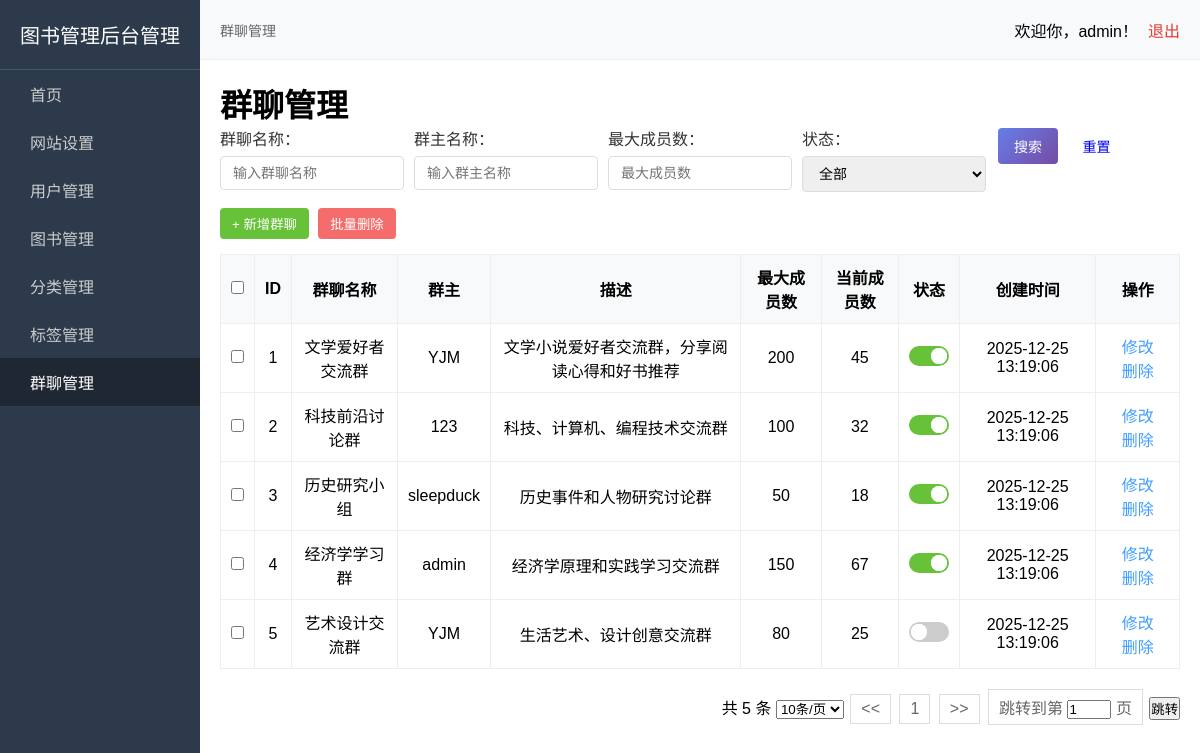
/php/group_manage.php (signed in), run on the app's committed database.
### tables this page shows
CREATE TABLE IF NOT EXISTS `chat_groups` (
  `id` INT(11) NOT NULL AUTO_INCREMENT COMMENT '群聊ID，自增主键',
  `group_name` VARCHAR(100) NOT NULL COMMENT '群聊名称',
  `group_owner_id` INT(11) NOT NULL COMMENT '群主ID',
  `description` TEXT COMMENT '群聊描述',
  `max_members` INT(11) DEFAULT 200 COMMENT '最大成员数',
  `current_members` INT(11) DEFAULT 0 COMMENT '当前成员数',
  `status` TINYINT(1) DEFAULT 1 COMMENT '状态（1正常，0关闭）',
  `create_time` DATETIME DEFAULT CURRENT_TIMESTAMP COMMENT '创建时间',
  `update_time` DATETIME DEFAULT CURRENT_TIMESTAMP ON UPDATE CURRENT_TIMESTAMP COMMENT '更新时间',
  PRIMARY KEY (`id`),
  KEY `group_owner_index` (`group_owner_id`),
  CONSTRAINT `fk_chat_groups_owner` FOREIGN KEY (`group_owner_id`) REFERENCES `users` (`id`) ON DELETE CASCADE
);

CREATE TABLE IF NOT EXISTS `users` (
  `id` INT(11) NOT NULL AUTO_INCREMENT COMMENT '用户ID，自增主键',
  `username` VARCHAR(50) NOT NULL COMMENT '用户账号，唯一',
  `password` VARCHAR(50) NOT NULL COMMENT '用户密码（明文）',
  `phone` VARCHAR(20) DEFAULT NULL COMMENT '手机号',
  `email` VARCHAR(50) DEFAULT NULL COMMENT '邮箱',
  `status` TINYINT(1) DEFAULT 1 COMMENT '用户状态（1启用，0禁用）',
  `avatar` VARCHAR(255) DEFAULT NULL COMMENT '头像地址',
  `gender` TINYINT(1) DEFAULT 0 COMMENT '性别（0未知，1男，2女）',
  `intro` VARCHAR(255) DEFAULT NULL COMMENT '个人简介',
  `role` VARCHAR(20) DEFAULT '员工' COMMENT '角色（admin为管理员，员工为员工，用户为普通用户）',
  `create_time` DATETIME DEFAULT CURRENT_TIMESTAMP COMMENT '创建时间',
  PRIMARY KEY (`id`),
  UNIQUE KEY `username_unique` (`username`),
  KEY `phone_index` (`phone`),
  KEY `email_index` (`email`)
);

### php/group_manage.php (the view, shortened to what this page needs)
<?php
$pdo = getPDOConnection();
$page = isset($_GET['page']) ? max(1, intval($_GET['page'])) : 1;
$per_page = isset($_GET['per_page']) ? intval($_GET['per_page']) : 10;
$offset = ($page - 1) * $per_page;
$max_members_filter = isset($_GET['max_members']) ? $_GET['max_members'] : '';
$owner_name_filter = isset($_GET['owner_name']) ? trim($_GET['owner_name']) : '';
$group_name_filter = isset($_GET['group_name']) ? trim($_GET['group_name']) : '';
$sql = "SELECT cg.*, u.username as owner_name
        FROM chat_groups cg
        LEFT JOIN users u ON cg.group_owner_id = u.id WHERE 1=1";
$count_sql = "SELECT COUNT(*) FROM chat_groups cg
              LEFT JOIN users u ON cg.group_owner_id = u.id WHERE 1=1";
$params = [];
$stmt = $pdo->prepare($count_sql);
$stmt->execute($params);
$total_count = $stmt->fetchColumn();
$sql .= " LIMIT $per_page OFFSET $offset";
$stmt = $pdo->prepare($sql);
$stmt->execute($params);
$groups = $stmt->fetchAll();
$total_pages = ceil($total_count / $per_page);
function getPageUrl($page_num) {
    $params = $_GET;
    $params['page'] = $page_num;
    return 'group_manage.php?' . http_build_query($params);
}
?>
<!DOCTYPE html>
<html lang="zh-CN">
<head>
    <link rel="stylesheet" href="/admin-book/css/user_manage.css">
</head>
<body>
    <div class="sidebar">
        <div class="logo">图书管理后台管理</div>
        <ul>
            <li><a href="home.php"><i class="icon fa fa-home"></i>首页</a></li>
            <li><a href="site_setting.php"><i class="icon fa fa-cog"></i>网站设置</a></li>
            <li><a href="user_manage.php"><i class="icon fa fa-user"></i>用户管理</a></li>
            <li><a href="book_manage.php"><i class="icon fa fa-book"></i>图书管理</a></li>
            <li><a href="category_manage.php"><i class="icon fa fa-list"></i>分类管理</a></li>
            <li><a href="tag_manage.php"><i class="icon fa fa-tags"></i>标签管理</a></li>
            <li><a href="group_manage.php" class="active"><i class="icon fa fa-comments"></i>群聊管理</a></li>
        </ul>
    </div>
    <div class="topbar">
        <div class="random-joke">群聊管理</div>
        <div class="user-info">欢迎你，<?php echo $_SESSION['username']; ?>！<a href="logout.php">退出</a></div>
    </div>
    <div class="main">
        <div class="container">
        <h1>群聊管理</h1>
        <div class="search-area">
            <form method="get" class="search-form">
                <div class="form-row">
                    <div class="form-group">
                        <label>群聊名称：</label>
                        <input type="text" name="group_name" value="<?php echo htmlspecialchars($group_name_filter); ?>" placeholder="输入群聊名称">
                    </div>
                    <div class="form-group">
                        <label>群主名称：</label>
                        <input type="text" name="owner_name" value="<?php echo htmlspecialchars($owner_name_filter); ?>" placeholder="输入群主名称">
                    </div>
                    <div class="form-group">
                        <label>最大成员数：</label>
                        <input type="number" name="max_members" value="<?php echo htmlspecialchars($max_members_filter); ?>" placeholder="最大成员数">
                    </div>
                    <div class="form-group">
                        <label>状态：</label>
                        <select name="status">
                            <option value="">全部</option>
                        </select>
                    </div>
                    <div class="form-group">
                        <button type="submit" class="btn btn-primary">搜索</button>
                        <a href="group_manage.php" class="btn">重置</a>
                    </div>
                </div>
            </form>
        </div>
        <div class="btn-group">
            <button class="add-btn" onclick="showAddModal()">+ 新增群聊</button>
            <button class="del-btn" onclick="batchDelete()">批量删除</button>
        </div>
        <table class="data-table">
            <thead>
                <tr>
                    <th><input type="checkbox" id="select-all" onchange="toggleSelectAll(this)"></th>
                    <th>ID</th>
                    <th>群聊名称</th>
                    <th>群主</th>
                    <th>描述</th>
                    <th>最大成员数</th>
                    <th>当前成员数</th>
                    <th>状态</th>
                    <th>创建时间</th>
                    <th>操作</th>
                </tr>
            </thead>
            <tbody>
                <?php foreach ($groups as $group): ?>
                <tr>
                    <td><input type="checkbox" name="group_ids[]" value="<?php echo $group['id']; ?>"></td>
                    <td><?php echo $group['id']; ?></td>
                    <td><?php echo htmlspecialchars($group['group_name']); ?></td>
                    <td><?php echo htmlspecialchars($group['owner_name']); ?></td>
                    <td><?php echo htmlspecialchars($group['description']); ?></td>
                    <td><?php echo $group['max_members']; ?></td>
                    <td><?php echo isset($group['current_members']) ? $group['current_members'] : 0; ?></td>
                    <td>
                        <button class="status-switch <?php echo $group['status'] ? 'on' : ''; ?>" data-group-id="<?php echo $group['id']; ?>" data-status="<?php echo $group['status']; ?>"></button>
                    </td>
                    <td><?php echo $group['create_time']; ?></td>
                    <td>
                        <a href="javascript:void(0);" onclick="showEditModal(<?php echo $group['id']; ?>, '<?php echo addslashes($group['group_name']); ?>', <?php echo $group['group_owner_id']; ?>, '<?php echo addslashes($group['description']); ?>', <?php echo $group['max_members']; ?>)">修改</a>
                        <a href="javascript:void(0);" onclick="confirmDeleteGroup(<?php echo $group['id']; ?>, '<?php echo addslashes($group['group_name']); ?>')">删除</a>
                    </td>
                </tr>
                <?php endforeach; ?>
            </tbody>
        </table>
        <div class="pagination">
            共 <?php echo $total_count; ?> 条
            <select onchange="changePerPage(this.value)">
                <option value="10" <?php echo $per_page == 10 ? 'selected' : ''; ?>>10条/页</option>
            </select>
            <a href="<?php echo getPageUrl(1); ?>">&lt;&lt;</a>
            <?php for ($i = max(1, $page - 2); $i <= min($total_pages, $page + 2); $i++): ?>
                <a href="<?php echo getPageUrl($i); ?>" class="<?php echo $i == $page ? 'active' : ''; ?>"><?php echo $i; ?></a>
            <?php endfor; ?>
            <a href="<?php echo getPageUrl($total_pages); ?>">&gt;&gt;</a>
            <span>跳转到第 <input type="number" id="gotoPage" min="1" max="<?php echo $total_pages; ?>" value="<?php echo $page; ?>"> 页</span>
            <button onclick="gotoPage()">跳转</button>
        </div>
    </div>
        </div>
</body>
</html>

### css/user_manage.css (style rules this page uses)
* { margin: 0; padding: 0; box-sizing: border-box; font-family: "Microsoft Yahei", sans-serif; }
.sidebar { width: 200px; height: 100vh; background-color: #2d3a4b; color: #fff; position: fixed; top: 0; left: 0; padding-top: 20px; }
.sidebar .logo { padding: 0 20px 20px; font-size: 20px; border-bottom: 1px solid #445566; }
.sidebar ul { list-style: none; }
.sidebar li a { display: block; padding: 12px 20px; color: #ccc; text-decoration: none; transition: all 0.3s; }
.sidebar li a:hover, .sidebar li a.active { background-color: #1e2732; color: #fff; }
.topbar { margin-left: 200px; height: 60px; background-color: #f8f9fa; border-bottom: 1px solid #eee; display: flex; justify-content: space-between; align-items: center; padding: 0 20px; }
.topbar .random-joke { color: #666; font-size: 14px; }
.topbar .user-info a { color: #e53935; text-decoration: none; margin-left: 10px; }
.main { margin-left: 200px; padding: 20px; }
.btn-group { margin-bottom: 15px; }
.btn-group button { padding: 6px 12px; border: none; border-radius: 4px; color: #fff; cursor: pointer; margin-right: 5px; }
.btn-group .add-btn { background-color: #67c23a; }
.btn-group .del-btn { background-color: #f56c6c; }
table { width: 100%; border-collapse: collapse; text-align: center; }
table th, table td { border: 1px solid #eee; padding: 10px; }
table th { background-color: #f8f9fa; font-weight: 600; }
table td .status-switch { display: inline-block; width: 40px; height: 20px; background-color: #ccc; border-radius: 10px; position: relative; cursor: pointer; }
table td .status-switch.on { background-color: #67c23a; }
table td .status-switch::after { content: ""; position: absolute; width: 16px; height: 16px; border-radius: 50%; background-color: #fff; top: 2px; left: 2px; transition: all 0.3s; }
table td .status-switch.on::after { left: 22px; }
table td a { color: #409eff; text-decoration: none; margin: 0 5px; }
.pagination { margin-top: 20px; text-align: right; }
.pagination a, .pagination span { display: inline-block; padding: 5px 10px; border: 1px solid #ddd; margin: 0 2px; text-decoration: none; color: #666; }
.form-group { margin-bottom: 16px; }
.form-group label { display: block; margin-bottom: 6px; font-weight: 500; color: #333; }
.form-group input, .form-group select { width: 100%; padding: 8px 12px; border: 1px solid #ddd; border-radius: 4px; font-size: 14px; }
.form-row { display: flex; gap: 10px; }
.form-row .form-group { flex: 1; }
.btn { padding: 8px 16px; border: none; border-radius: 4px; cursor: pointer; font-size: 14px; }

### php/group_manage.php (style rules this page uses)
.status-switch { width: 40px; height: 20px; background-color: #ccc; border-radius: 10px; position: relative; cursor: pointer; transition: background-color 0.3s; border: none; outline: none; padding: 0; margin: 0; }
.status-switch.on { background-color: #67c23a; }
.status-switch::before { content: ''; position: absolute; width: 16px; height: 16px; background-color: white; border-radius: 50%; top: 2px; left: 2px; transition: transform 0.3s; }
.status-switch.on::before { transform: translateX(20px); }
.btn { display: inline-block; padding: 8px 16px; border: none; border-radius: 4px; cursor: pointer; font-size: 14px; text-decoration: none; transition: all 0.3s ease; margin: 2px; }
.btn-primary { background: linear-gradient(135deg, #667eea 0%, #764ba2 100%); color: white; border: none; padding: 8px 16px; border-radius: 4px; cursor: pointer; }

### data on the page
chat_groups: id "1", group_name "文学爱好者交流群", group_owner.username "YJM", description "文学小说爱好者交流群，分享阅读心得和好书推荐", max_members "200", current_members "45", status 1 (drawn), create_time "2025-12-25 13:19:06"
chat_groups: id "2", group_name "科技前沿讨论群", group_owner.username "123", description "科技、计算机、编程技术交流群", max_members "100", current_members "32", status 1 (drawn), create_time "2025-12-25 13:19:06"
chat_groups: id "3", group_name "历史研究小组", group_owner.username "sleepduck", description "历史事件和人物研究讨论群", max_members "50", current_members "18", status 1 (drawn), create_time "2025-12-25 13:19:06"
chat_groups: id "4", group_name "经济学学习群", group_owner.username "admin", description "经济学原理和实践学习交流群", max_members "150", current_members "67", status 1 (drawn), create_time "2025-12-25 13:19:06"
chat_groups: id "5", group_name "艺术设计交流群", group_owner.username "YJM", description "生活艺术、设计创意交流群", max_members "80", current_members "25", status 0 (drawn), create_time "2025-12-25 13:19:06"

### other printed values
$_SESSION['username'] "admin"
$total_count "5"
